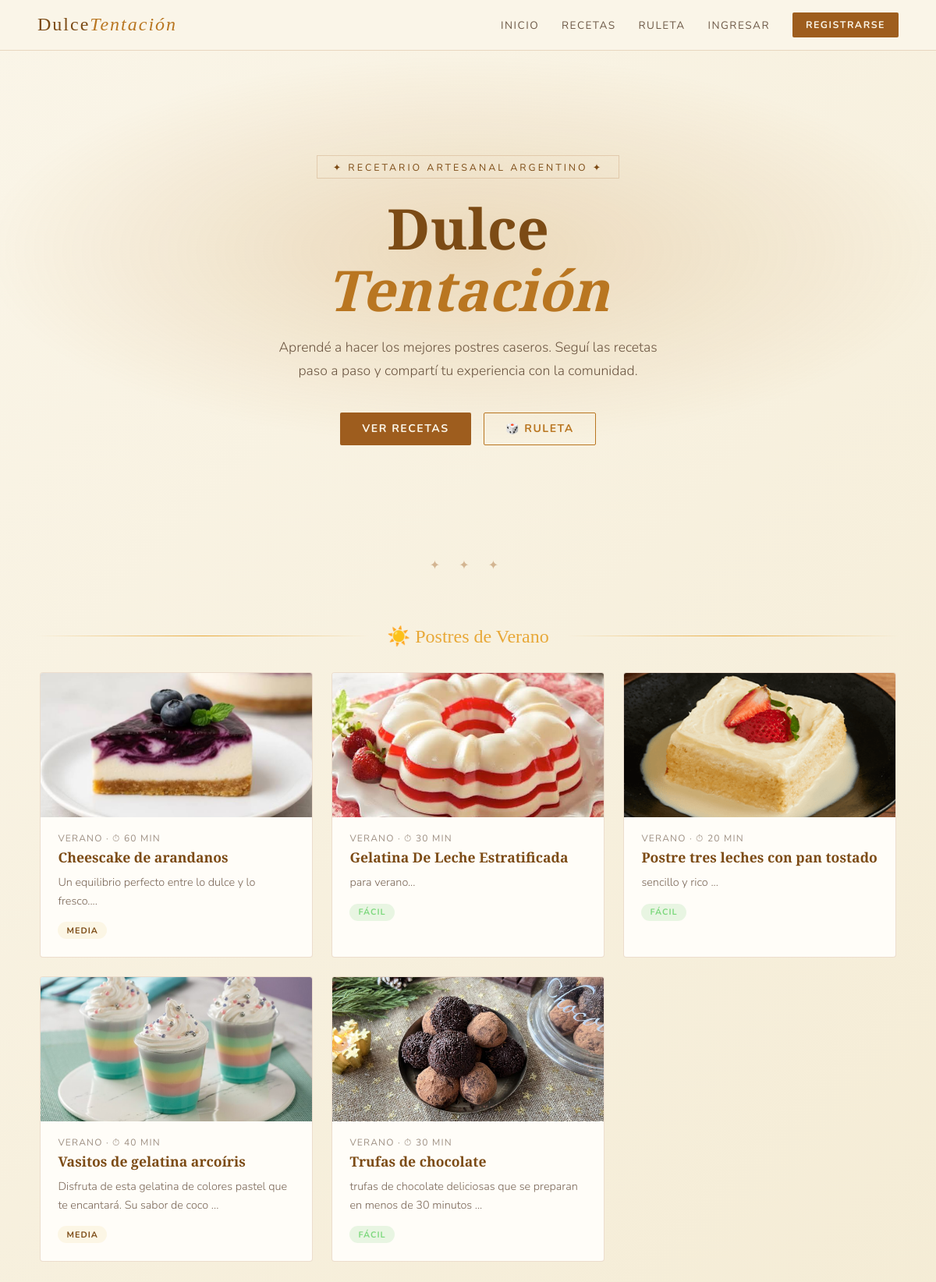
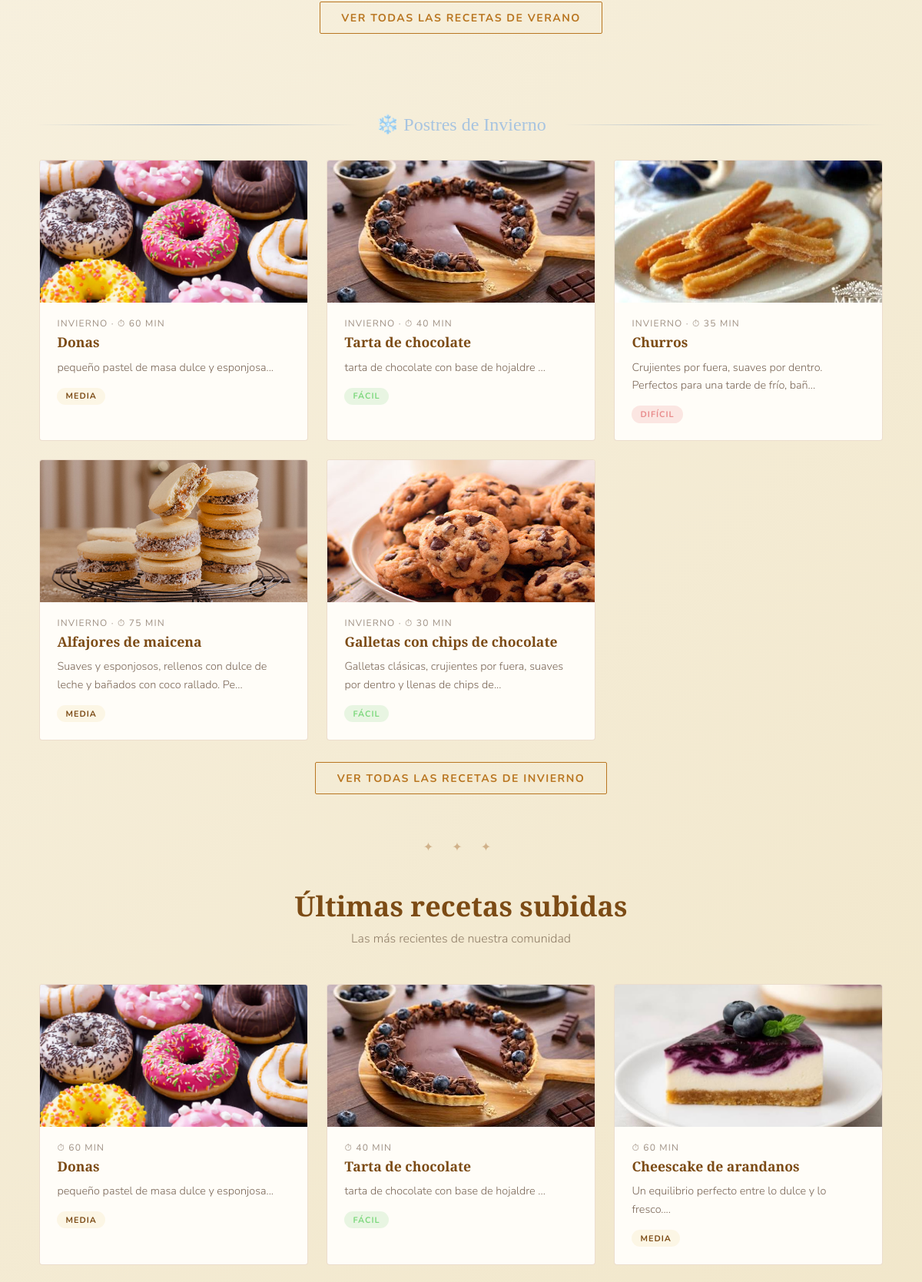
/proyecto_postres/index.php (upper part), run on the app's committed database (2 pictures, top to bottom).
### tables this page shows
CREATE TABLE `recetas` (
  `id` int(11) NOT NULL,
  `titulo` varchar(100) NOT NULL,
  `descripcion` text DEFAULT NULL,
  `ingredientes` text NOT NULL,
  `instrucciones` text NOT NULL,
  `tiempo_preparacion` int(11) DEFAULT NULL,
  `dificultad` enum('Fácil','Media','Difícil') NOT NULL DEFAULT 'Fácil',
  `imagen_url` varchar(255) DEFAULT NULL,
  `categoria_id` int(11) DEFAULT NULL,
  `usuario_id` int(11) DEFAULT NULL,
  `fecha_creacion` timestamp NOT NULL DEFAULT current_timestamp(),
  `votos_total` int(11) DEFAULT 0,
  `votos_count` int(11) DEFAULT 0
);

### proyecto_postres/index.php (the view, shortened to what this page needs)
<?php
require_once 'conexion.php';
$dif_map = ['Fácil' => 'simple', 'fácil' => 'simple', 'Media' => 'moderada', 'media' => 'moderada', 'Difícil' => 'complicada', 'difícil' => 'complicada'];
?>
<!DOCTYPE html>
<html lang="es">
<head>
  <link rel="stylesheet" href="style.css">
</head>
<body>
<?php include 'header.php'; ?>
<section class="hero">
  <div class="hero-inner">
    <div class="hero-badge">✦ Recetario Artesanal Argentino ✦</div>
    <h1>Dulce<em>Tentación</em></h1>
    <p>Aprendé a hacer los mejores postres caseros. Seguí las recetas paso a paso y compartí tu experiencia con la comunidad.</p>
    <div class="hero-btns">
      <a href="recetas.php" class="btn">Ver Recetas</a>
      <a href="ruleta.php" class="btn btn-outline">🎲 Ruleta</a>
    </div>
  </div>
</section>
<div class="ornament">✦ ✦ ✦</div>
<section>
  <div class="season-sep verano">
    <span class="season-label verano">☀️ Postres de Verano</span>
  </div>
  <div class="section" style="padding-top:0;">
    <div class="recetas-grid">
      <?php
      $sql_verano = "SELECT id, titulo, descripcion, tiempo_preparacion, dificultad, imagen_url FROM recetas WHERE categoria_id = 2 ORDER BY fecha_creacion DESC LIMIT 5";
      $res_verano = $conn->query($sql_verano);
      if($res_verano && $res_verano->num_rows > 0) {
          while($receta = $res_verano->fetch_assoc()) {
              $dif_clase = $dif_map[$receta['dificultad']] ?? 'simple';
              echo '<a href="receta_detalle.php?id=' . $receta['id'] . '" class="receta">';
              if($receta['imagen_url'] && file_exists($receta['imagen_url'])) {
                  echo '<img src="' . htmlspecialchars($receta['imagen_url']) . '" alt="' . htmlspecialchars($receta['titulo']) . '">';
              } else {
                  echo '<div class="receta-sin-img">🍦</div>';
              }
              echo '<div class="receta-body">';
              echo '<div class="receta-meta">Verano · ⏱ ' . intval($receta['tiempo_preparacion']) . ' min</div>';
              echo '<h3>' . htmlspecialchars($receta['titulo']) . '</h3>';
              echo '<p>' . substr(htmlspecialchars($receta['descripcion']), 0, 80) . '...</p>';
              echo '<div class="receta-footer">';
              echo '<span class="dif ' . $dif_clase . '">' . htmlspecialchars($receta['dificultad']) . '</span>';
              echo '</div>';
              echo '</div></a>';
          }
      } else {
          echo '<p style="color:rgba(62,36,16,.5);">No hay recetas de verano aún.</p>';
      }
      ?>
    </div>
    <div style="text-align:center; margin-top:1.8rem;">
      <a href="recetas.php?categoria=2" class="btn btn-outline">Ver todas las recetas de verano</a>
    </div>
  </div>
  <div class="season-sep invierno">
    <span class="season-label invierno">❄️ Postres de Invierno</span>
  </div>
  <div class="section" style="padding-top:0;">
    <div class="recetas-grid">
      <?php
      $sql_invierno = "SELECT id, titulo, descripcion, tiempo_preparacion, dificultad, imagen_url FROM recetas WHERE categoria_id = 1 ORDER BY fecha_creacion DESC LIMIT 5";
      $res_invierno = $conn->query($sql_invierno);
      if($res_invierno && $res_invierno->num_rows > 0) {
          while($receta = $res_invierno->fetch_assoc()) {
              $dif_clase = $dif_map[$receta['dificultad']] ?? 'simple';
              echo '<a href="receta_detalle.php?id=' . $receta['id'] . '" class="receta">';
              if($receta['imagen_url'] && file_exists($receta['imagen_url'])) {
                  echo '<img src="' . htmlspecialchars($receta['imagen_url']) . '" alt="' . htmlspecialchars($receta['titulo']) . '">';
              } else {
                  echo '<div class="receta-sin-img">🍫</div>';
              }
              echo '<div class="receta-body">';
              echo '<div class="receta-meta">Invierno · ⏱ ' . intval($receta['tiempo_preparacion']) . ' min</div>';
              echo '<h3>' . htmlspecialchars($receta['titulo']) . '</h3>';
              echo '<p>' . substr(htmlspecialchars($receta['descripcion']), 0, 80) . '...</p>';
              echo '<div class="receta-footer">';
              echo '<span class="dif ' . $dif_clase . '">' . htmlspecialchars($receta['dificultad']) . '</span>';
              echo '</div>';
              echo '</div></a>';
          }
      } else {
          echo '<p style="color:rgba(62,36,16,.5);">No hay recetas de invierno aún.</p>';
      }
      ?>
    </div>
    <div style="text-align:center; margin-top:1.8rem;">
      <a href="recetas.php?categoria=1" class="btn btn-outline">Ver todas las recetas de invierno</a>
    </div>
  </div>
<div class="ornament">✦ ✦ ✦</div>
<section class="section">
  <div class="sec-head">
    <h2>Últimas recetas subidas</h2>
    <p>Las más recientes de nuestra comunidad</p>
  </div>
  <div class="recetas-grid">
    <?php
    $sql = "SELECT id, titulo, descripcion, tiempo_preparacion, dificultad, imagen_url, votos_total, votos_count FROM recetas ORDER BY fecha_creacion DESC LIMIT 5";
    $resultado = $conn->query($sql);
    if($resultado && $resultado->num_rows > 0) {
        while($receta = $resultado->fetch_assoc()) {
            $dif_clase = $dif_map[$receta['dificultad']] ?? 'simple';
            echo '<a href="receta_detalle.php?id=' . $receta['id'] . '" class="receta">';
            if($receta['imagen_url'] && file_exists($receta['imagen_url'])) {
                echo '<img src="' . htmlspecialchars($receta['imagen_url']) . '" alt="' . htmlspecialchars($receta['titulo']) . '">';
            } else {
                echo '<div class="receta-sin-img">🍰</div>';
            }
            echo '<div class="receta-body">';
            echo '<div class="receta-meta">⏱ ' . intval($receta['tiempo_preparacion']) . ' min</div>';
            echo '<h3>' . htmlspecialchars($receta['titulo']) . '</h3>';
            echo '<p>' . substr(htmlspecialchars($receta['descripcion']), 0, 80) . '...</p>';
            echo '<div class="receta-footer">';
            echo '<span class="dif ' . $dif_clase . '">' . htmlspecialchars($receta['dificultad']) . '</span>';
            echo '</div>';
            echo '</div></a>';
        }
    } else {
        echo '<p style="color:rgba(62,36,16,.5);">No hay recetas aún. ¡Sé el primero en subir una!</p>';
    }
    ?>
  </div>
</section>
</body>
</html>

### proyecto_postres/style.css (style rules this page uses)
:root { --choco: #FAF5E8; --fondo-grad: linear-gradient(135deg, #FAF5E8 0%, #EFE3C3 100%); --crema: #3E2410; --caramelo: #B97621; --dorado: #7C4B15; --choco2: #EFE3C3; --canela: #9E5D1E; --borde: rgba(158,93,30,.2); --blanco-op: #FFFDF8; }
* { margin: 0; padding: 0; box-sizing: border-box; }
html { scroll-behavior: smooth; }
body { background: var(--choco); background-image: var(--fondo-grad); background-attachment: fixed; color: var(--crema); font-family: 'Nunito', sans-serif; overflow-x: hidden; }
.btn { display: inline-block; padding: .65rem 1.7rem; background: var(--canela); color: var(--choco); font-family: 'Nunito', sans-serif; font-size: .88rem; font-weight: 700; letter-spacing: 1.5px; text-transform: uppercase; text-decoration: none; border: 1.5px solid transparent; cursor: pointer; border-radius: 2px; transition: background .22s, transform .18s; }
.btn-outline { background: transparent; border-color: var(--caramelo); color: var(--caramelo); }
.hero { min-height: 80vh; display: flex; align-items: center; justify-content: center; text-align: center; padding: 5rem 2rem; position: relative; overflow: hidden; }
.hero::before { content: ''; position: absolute; inset: 0; background: radial-gradient(ellipse 80% 60% at 50% 40%, rgba(185,118,33,.2), transparent 65%); }
.hero-inner { position: relative; z-index: 1; }
.hero-badge { display: inline-block; border: 1px solid var(--borde); padding: .35rem 1.2rem; font-size: .78rem; letter-spacing: 3px; text-transform: uppercase; color: var(--dorado); margin-bottom: 1.5rem; }
.hero h1 { font-family: 'Playfair Display', serif; font-size: clamp(2.8rem, 6vw, 5.5rem); line-height: 1.1; color: var(--dorado); margin-bottom: 1.2rem; }
.hero h1 em { color: var(--caramelo); font-style: italic; display: block; }
.hero p { font-size: 1.1rem; font-weight: 300; max-width: 520px; margin: 0 auto 2.4rem; color: rgba(62, 36, 16, 0.75); line-height: 1.7; }
.hero-btns { display: flex; gap: 1rem; justify-content: center; flex-wrap: wrap; }
.ornament { text-align: center; color: var(--canela); letter-spacing: 10px; font-size: 1rem; opacity: .4; padding: .6rem 0; }
.season-sep { display: flex; align-items: center; gap: 1.5rem; margin: 3.5rem 0 2rem; padding: 0 3rem; }
.season-sep::before, .season-sep::after { content: ''; flex: 1; height: 1px; }
.season-sep.verano::before, .season-sep.verano::after { background: linear-gradient(90deg, transparent, #E8A838, transparent); }
.season-sep.invierno::before, .season-sep.invierno::after { background: linear-gradient(90deg, transparent, #8fa8c8, transparent); }
.season-label { font-family: 'Playfair Display', serif; font-size: 1.5rem; white-space: nowrap; }
.season-label.verano { color: #E8A838; }
.season-label.invierno { color: #a8c4e0; }
.section { padding: 2rem 3rem 3rem; }
.recetas-grid { display: grid; grid-template-columns: repeat(auto-fit, minmax(290px, 350px)); justify-content: center; gap: 1.5rem; }
.receta { display: block; text-decoration: none; color: inherit; background: var(--blanco-op); border: 1px solid var(--borde); border-radius: 4px; overflow: hidden; transition: transform .28s, border-color .25s, box-shadow .25s; }
.receta img { width: 100%; height: 185px; object-fit: cover; display: block; }
.receta-body { padding: 1.2rem 1.4rem 1.4rem; }
.receta-meta { font-size: .75rem; letter-spacing: 1.2px; text-transform: uppercase; color: rgba(62,36,16,.5); margin-bottom: .3rem; }
.receta h3 { font-family: 'Playfair Display', serif; font-size: 1.1rem; color: var(--dorado); line-height: 1.3; margin-bottom: .6rem; transition: color .2s; }
.receta p { font-size: .9rem; font-weight: 300; color: rgba(62,36,16,.7); line-height: 1.65; margin-bottom: .9rem; }
.receta-footer { display: flex; align-items: center; justify-content: space-between; gap: .5rem; flex-wrap: wrap; }
.dif { font-size: .68rem; padding: .22rem .7rem; border-radius: 20px; letter-spacing: 1px; text-transform: uppercase; font-weight: 700; }
.dif.simple, .dif.facil, .dif.fácil { background: rgba(100,200,100,.15); color: #7dd87d; }
.dif.media, .dif.moderada { background: rgba(235,206,121,.15); color: var(--dorado); }
.dif.complicada, .dif.dificil, .dif.difícil { background: rgba(220,80,80,.13); color: #e88a8a; }
.sec-head { text-align: center; margin-bottom: 3rem; }
.sec-head h2 { font-family: 'Playfair Display', serif; font-size: clamp(1.8rem, 3vw, 2.5rem); color: var(--dorado); margin-bottom: .4rem; }
.sec-head p { color: rgba(62, 36, 16, 0.55); font-weight: 300; }

### data on the page
recetas: imagen_url (picture), tiempo_preparacion "60", titulo "Cheescake de arandanos", descripcion "Un equilibrio perfecto entre lo dulce y lo fresco.", dificultad "MEDIA"
recetas: imagen_url (picture), tiempo_preparacion "30", titulo "Gelatina De Leche Estratificada", descripcion "para verano", dificultad "FÁCIL"
recetas: imagen_url (picture), tiempo_preparacion "20", titulo "Postre tres leches con pan tostado", descripcion "sencillo y rico", dificultad "FÁCIL"
recetas: imagen_url (picture), tiempo_preparacion "40", titulo "Vasitos de gelatina arcoíris", descripcion "Disfruta de esta gelatina de colores pastel que te encantará. Su sabor de coco", dificultad "MEDIA"
recetas: imagen_url (picture), tiempo_preparacion "30", titulo "Trufas de chocolate", descripcion "trufas de chocolate deliciosas que se preparan en menos de 30 minutos", dificultad "FÁCIL"
recetas: imagen_url (picture), tiempo_preparacion "60", titulo "Donas", descripcion "pequeño pastel de masa dulce y esponjosa", dificultad "MEDIA"
recetas: imagen_url (picture), tiempo_preparacion "40", titulo "Tarta de chocolate", descripcion "tarta de chocolate con base de hojaldre", dificultad "FÁCIL"
recetas: imagen_url (picture), tiempo_preparacion "35", titulo "Churros", descripcion "Crujientes por fuera, suaves por dentro. Perfectos para una tarde de frío, bañ", dificultad "DIFÍCIL"
recetas: imagen_url (picture), tiempo_preparacion "75", titulo "Alfajores de maicena", descripcion "Suaves y esponjosos, rellenos con dulce de leche y bañados con coco rallado. Pe", dificultad "MEDIA"
recetas: imagen_url (picture), tiempo_preparacion "30", titulo "Galletas con chips de chocolate", descripcion "Galletas clásicas, crujientes por fuera, suaves por dentro y llenas de chips de", dificultad "FÁCIL"
